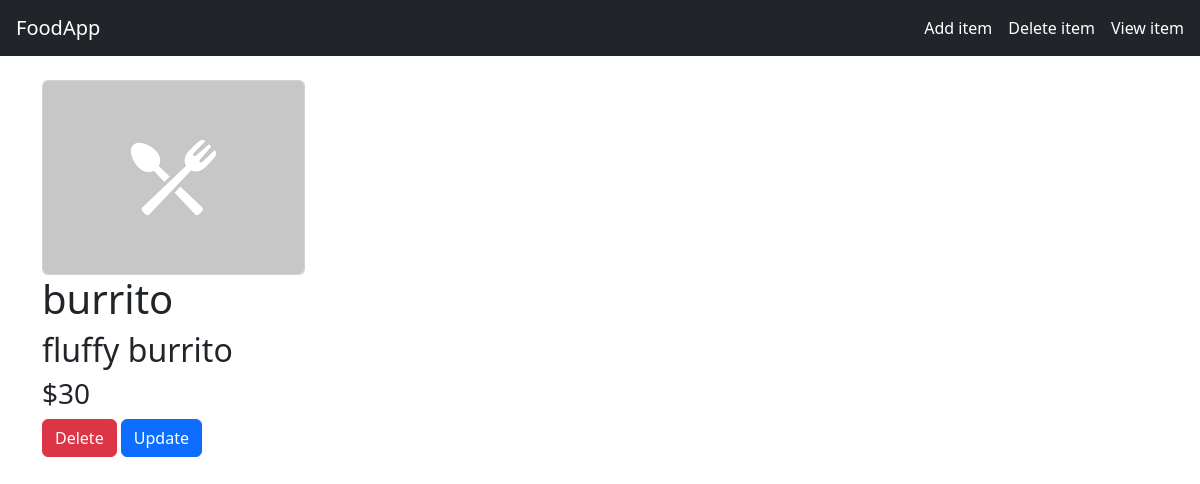
Before: /food/3/ with the older database file.
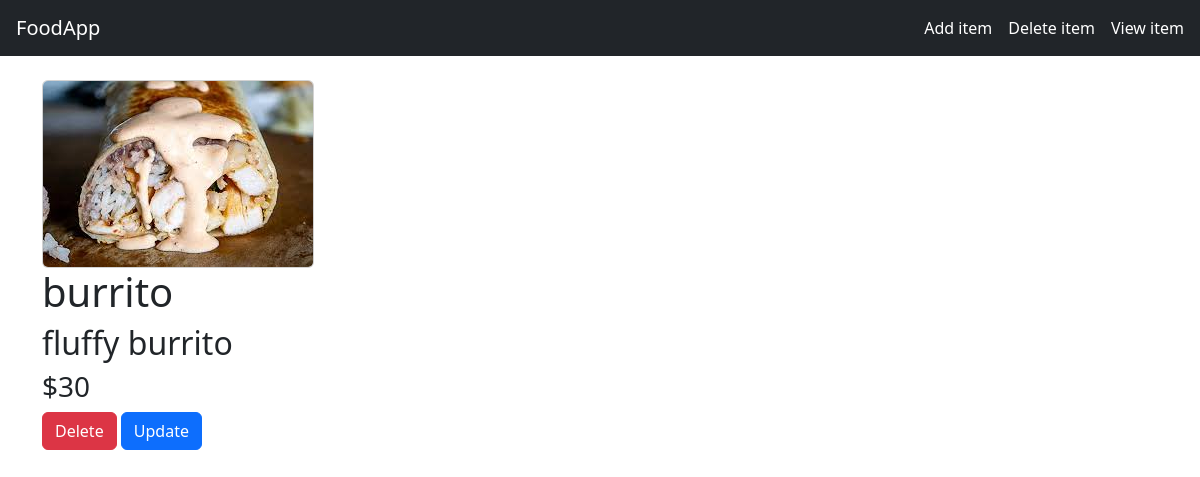
After: the same page with the newer database file.
### food/models.py (models this page shows, shortened)
class Item(models.Model):
    item_name = models.CharField(max_length=200)
    item_desc = models.TextField()
    item_price = models.IntegerField()
    item_image = models.ImageField(upload_to='images/', default='images/pl.png')

### food/views.py (the view)
# urls.py: path('<int:item_id>/',views.detail,name='detail'),
def detail(request,item_id):
    item = Item.objects.get(pk=item_id)
    context ={
        'item':item,
    }
    return render(request,'food/detail.html',context)

### food/templates/food/detail.html (shortened to what this page needs)
{% extends "food/base.html" %}
{% load static %}
{% block body %}
<div class"container">
    <div class"row">
        <div class"col-md-6">
            <img height="300px" src="{{ item.item_image.url }}" class="card"/>
        </div>
            <div class"col-md-6">
                <h1>{{ item.item_name }}</h1>
                <h2>{{ item.item_desc }}</h2>
                <h3>${{ item.item_price }}</h3>
                <a href="{% url 'food:delete_item' item.id %}" class="btn btn-danger">Delete</a>
                <a href="{% url 'food:update_item' item.id %}" class="btn btn-primary">Update</a>
        </div>
    </div>
</div>
{% endblock %}

Changed rows visible on the page:
changed Item "burrito": item_image: a different picture
